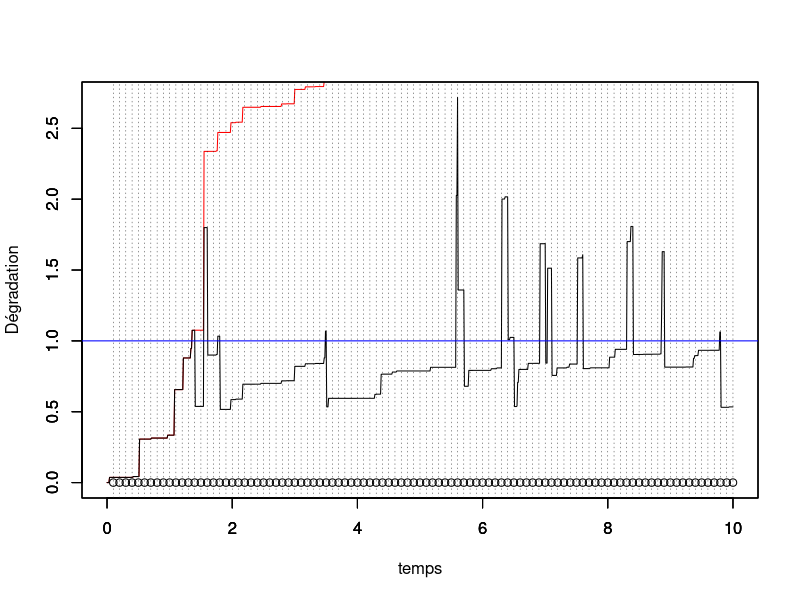
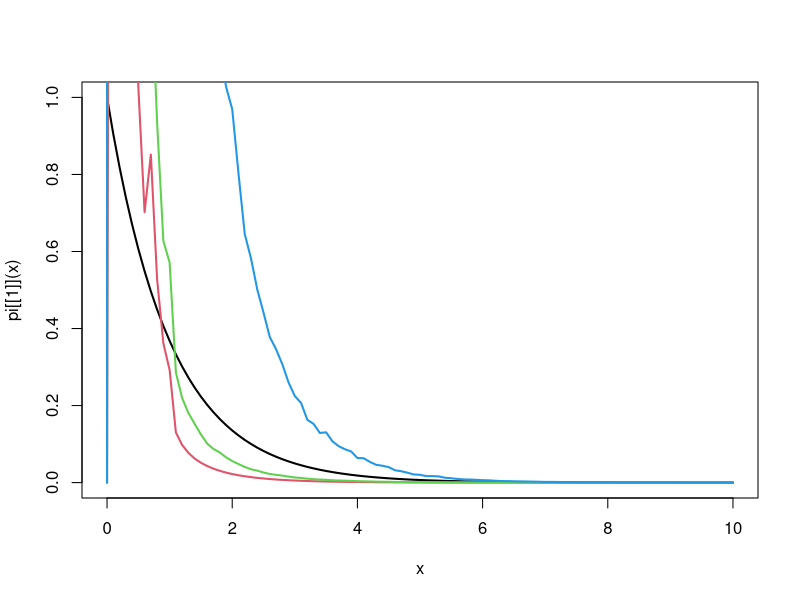

Write the R code that produced these figures, in order. (Note: this script raises an error after producing the figures.)
#### Programme de simulation lorsqu'on observe uniquement la dégradation juste avant l'inspection


rm(list=ls())
library(ggplot2)
library(tidyverse)
tau = 0.1 # intervalle inter-inspection
rho = 0.5 # parametre ARDinf
L=1 # seuil pour MP
M=3 # seuil pout MC
tps.final <-10 # fenêtre d'observation du processus

id.newcycle <- FALSE # Initialisation du nb de cycle de renouvellement

set.seed(123)
# Simulation d'un processus gamma jusqu'au temps final
pas = 0.01 # pas de temps pour simuler le processus

alpha = 1.2 # paramètre de forme de Gamma a = alpha (t)^beta
beta = 1 # paramètre de forme  de Gamma
b=1   # paramètre d'échelle du Gamma
temps = seq(from = 0,to = tps.final,by = pas)

n=length(temps)

nb.inspections<- floor(tps.final/tau) # nombre d'inspections max pendant la fenêtre d'observation.

obs<-numeric(nb.inspections) # données observées (pendant les inspections, à t_j^-)

j<-1 # indicateur prochaine inspection
j.newcycle <- 0 # identifier le j où nouveau cycle
nb.cycles <- 1 # compteur de cycles

x=matrix(nrow=nb.inspections,ncol = n) # processus Gamma simulé, nb.lignes = nb.cycles
x[nb.cycles,1] = 0     # initialisation du processus Gamma = 0 à t=0
for(i in 2:n){
  x[nb.cycles,i] = x[nb.cycles,i-1] + rgamma(1,scale = b, shape = alpha*(temps[i]^beta-temps[i-1]^beta))
}
y=numeric(n) # processus Gamma maintenu
y.tilde=numeric(n) # processus Gamma maintenu

y[1]<-0
y.tilde[1]<-0

while (j<=nb.inspections) {
  # boucle sur un cycle de renouvellement
  if (id.newcycle){
    # on resimule un x depuis 0
    x[nb.cycles,1] = 0     # initialisation du processus Gamma = 0 à t=0
    for(i in 2:n){
      x[nb.cycles,i] = x[nb.cycles,i-1] + rgamma(1,scale = b, shape = alpha*(temps[i]^beta-temps[i-1]^beta))
    }
    id.newcycle <- FALSE
  }
  
  y.tilde[((j-1)*tau/pas+2):(j*(tau/pas)+1)]<-y[((j-1)*tau/pas+2):(j*(tau/pas)+1)]<-y[(j-1)*tau/pas+1]+ x[nb.cycles,((j-j.newcycle-1)*tau/pas+2):((j-j.newcycle)*(tau/pas)+1)]- x[nb.cycles,(j-j.newcycle-1)*tau/pas+1]

  obs[j]<-y[j*tau/pas+1] # état dégradation à l'inspection (t_j^-)
  
  if (obs[j] < L) {
    print("no action")
  } else {
    if (obs[j]<M) {
      y[j*tau/pas+1]<-(1-rho)*y[j*tau/pas+1] # on écrase (ARD infini)
    } else {
      y[j*tau/pas+1]<-0
      id.newcycle <- TRUE
      j.newcycle <- j
      nb.cycles <- nb.cycles+1
    }
  }
  j<-j+1
}


#df <- data.frame(temps,x,y)
#mygraph <- ggplot(df,aes(x = temps)) +  
#  geom_line(aes(y = y), color = "darkred") +
#  geom_line(aes(y = x), color="steelblue", linetype="twodash") +
#  geom_abline(slope = 0,intercept = L,color="blue") +
#  geom_abline(slope = 0,intercept = M,color="red")


temps.cycle<-c(0,tau*which(obs>M),tps.final)
indice.temps.cycle <- c(1,tau/pas*(which(obs>M))+1,length(temps))


for (k in 1:nb.cycles){
  plot(temps[indice.temps.cycle[k]:indice.temps.cycle[k+1]],x[k,1:(indice.temps.cycle[k+1]-indice.temps.cycle[k]+1)],col="red",type="l",ylim = c(0,max(y.tilde)),xlim = c(0,tps.final),xlab="",ylab="")
  par(new=T)
}

plot(temps,y.tilde,type="l",ylim=c(0,max(y.tilde)),xlim = c(0,tps.final),ylab="",xlab="")


par(new=T)
plot(tau*(1:nb.inspections),numeric(length = nb.inspections),ylim=c(0,max(y.tilde)),type="p",xlim = c(0,tps.final),xlab = "temps",ylab="Dégradation")
abline(h=L,col="blue")
abline(h=M,col="red")
abline(v=tau*(1:nb.inspections), lty =3, col = grey(0.1), lwd = 0.45)

#abline(v = tau*(1:nb.inspection))


#####################################
# Calcul de la loi stationnaire
#####################################

# se donner une grille pour les abscisses

K<- 100 # nb itérations de l'algo de point fixe
grid_abs <- seq(0.01,10,0.01)
nb_abs <- length(grid_abs)
w<-matrix(nrow = K,ncol = nb_abs )

pi<-list()
pi[[1]]<-function(x) dexp(x)


curve(pi[[1]](x), from = 0, to = max(grid_abs), lwd = 2)

for(k in 2:K){
  for (j in 1:nb_abs){
    abs <- grid_abs[j]
    fn_aux1 <- function(x) {
      res <- pi[[k-1]](x)*dgamma(abs-x,scale = b,shape=alpha*tau^beta)
      return(res)
    }
    fn_aux2 <- function(x) {
      res <- pi[[k-1]](x)*dgamma(abs-(1-rho)*x,scale=b,shape=alpha*tau^beta)
      return(res)
    }
    fn_aux3 <- function(x) {
      res <- pi[[k-1]](x)
      return(res)
    }

    # aux1 <- integrate(f = fn_aux1, lower = 0, upper = min(L,abs))$value 
    U <- runif(n = 1e4, min = 0, max = min(L,abs))
    aux1 <- mean(fn_aux1(U))
    # aux2 <- integrate(f = fn_aux2, lower = min(y/(1-rho),L), upper = min(y/(1-rho),M))$value
    U <- runif(n = 1e4, min = min(y/(1-rho),L), max = min(y/(1-rho),M))
    aux2 <- mean(fn_aux2(U))
    aux3 <- integrate(f = fn_aux3, lower = M, upper = Inf)$value * dgamma(abs,scale=b,shape=alpha*tau^beta)

    w[k,j] <- aux1 + aux2 + aux3
  }
  aux <- w[k,]
  fn_w <- function(x) {
    res <- splinefun(x = grid_abs, y = aux)(x)*((0 < x) & (x<=max(grid_abs)))
    return(res)
  }
  pi[[k]] <- fn_w
  curve(pi[[k]](x), from = 0, to = max(grid_abs), lwd = 2, add = TRUE, col = k)
  # print(paste("L'intégrale de la", k,"-ième fonction vaut",integrate(fn_w,0,Inf)$value,sep=" "))
}





# initialisation
